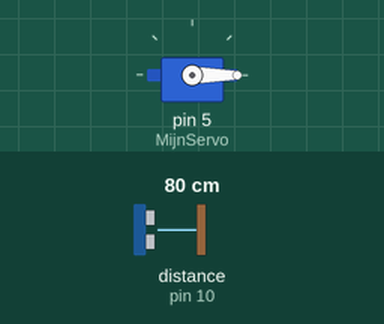
Simulated run of this sketch. Board: Arduino Uno, built with avr-gcc and run on an emulated ATmega328P. Parts: servo. Wiring (inferred from the names in the program): ultrasonic range finder: trigger pin 9; echo pin 10. The inputs (shaded band) are chosen by the test bench; at power-on: distance to the obstacle (sensor on pin 10) 80 cm. The echo pulse lasts 58.3 µs per cm.

Above: at 1.2 s.
1.3 s: distance to the obstacle (sensor on pin 10) set to 2 cm
At 1.6 s:
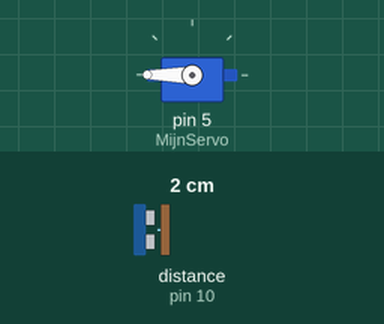
2.8 s: distance to the obstacle (sensor on pin 10) set to 9 cm
At 4.0 s:
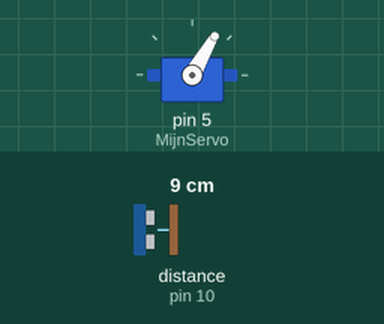
4.3 s: distance to the obstacle (sensor on pin 10) set to 4 cm
At 5.1 s:
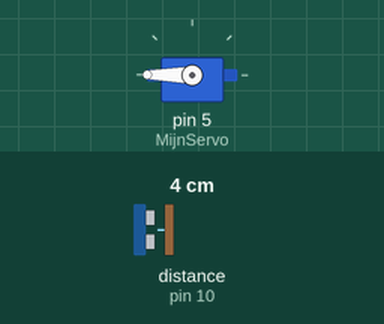
5.8 s: distance to the obstacle (sensor on pin 10) set to 18 cm
At 6.3 s:
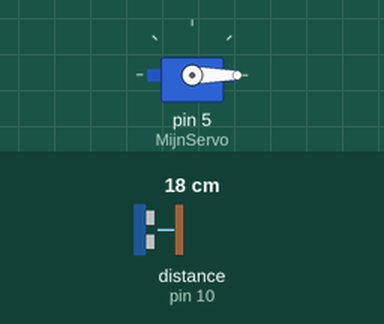
7.3 s: distance to the obstacle (sensor on pin 10) set to 7 cm
At 8.6 s:
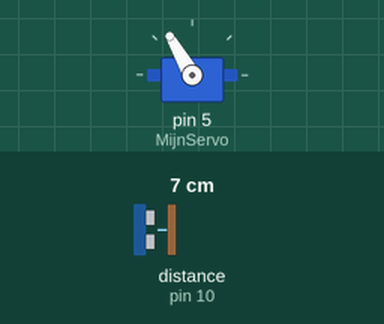
Timing chart, 0 to 9.8 s (numbered marks = the images above; inputs shaded):
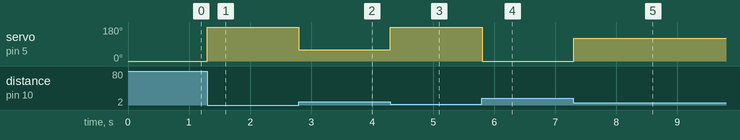

Measured:
- after the input at 1.3 s, servo on pin 5 (MijnServo): 0° → 180° at once
- after the input at 2.8 s, servo on pin 5 (MijnServo): 180° → 60° at once
- after the input at 4.3 s, servo on pin 5 (MijnServo): 60° → 180° at once
- after the input at 5.8 s, servo on pin 5 (MijnServo): 180° → 0° at once
- after the input at 7.3 s, servo on pin 5 (MijnServo): 0° → 120° at once

The sketch:

arduino-code.ino
```cpp
// Het toevoegen van de Servo library.
#include <Servo.h>
// Het aanmaken van een Servo object.
Servo MijnServo;
// Dit zijn de variabelen voor de trigger en echo pin. Beide worden gebruikt door de ultrasoon sensor.
// @author https://projecthub.arduino.cc/Isaac100/getting-started-with-the-hc-sr04-ultrasonic-sensor-7cabe1
const int trigPin = 9;
const int echoPin = 10;

// Deze functie wordt één keer uitgevoerd bij het opstarten van de Arduino.
void setup(){
  // Koppel de servomotor aan pin 5.
  MijnServo.attach(5);
  // Zet de motor in de beginpositie.
  MijnServo.write(0);
  // Zet de trigger pin en echo pin in de juiste modus.
  // trigger geeft een signaal en echo ontvangt het signaal.
  pinMode(trigPin, OUTPUT);
  pinMode(echoPin, INPUT);
}

// Dit wordt constant uitgevoerd.
void loop(){
  // Roep pingSensor functie aan en sla de waarde op in afstand.
  float afstand = pingSensor();
  // Stuur deze waarde naar de draaiServo functie.
  draaiServo(afstand);
}

// Ping sensor functie
// @return float cm = De afstand in centimeters die de ping sensor meet.
float pingSensor() {
  // Maak een variabele voor de duur en cm.
  long tijdMs, cm;
  // Zet hem eerst op LOW, zodat de ping sensor klaar is voor een nieuwe ping.
  digitalWrite(trigPin, LOW);
  // Wacht even om zeker te zijn dat de ping sensor klaar is.
  delayMicroseconds(2);
  // Zet de ping sensor op HIGH, dit is het moment dat de ping wordt verstuurd.
  digitalWrite(trigPin, HIGH);
  // Wacht 5 microseconden om de ping te versturen.
  delayMicroseconds(5);
  // Zet de ping sensor weer op LOW, zodat hij klaar is voor het meten van de echo.
  digitalWrite(trigPin, LOW);

  // pulseIn wacht tot de ping sensor een HIGH signaal ontvangt en meet de tijd dat dit signaal aan staat.
  tijdMs = pulseIn(echoPin, HIGH);
  // Zet de tijd om naar centimeters met een berekenfunctie.
  cm = msToCm(tijdMs);
  // Geef de waarde van cm terug.
  return cm;
}

// Functie om microseconden om te zetten naar centimeters.
// @param1 microseconds = De tijd in microseconden die de ping sensor meet.
// @return long = De afstand in centimeters.
long msToCm(long microseconds) {
  // Geef de waarde terug in centimeters.
  // De berekening is gebaseerd op de snelheid van geluid,
  // die ongeveer 343 meter per seconde is, of 29 microseconden per centimeter.
  // Delen door 2 om de heen- en terugreis van de ping te compenseren.
  return microseconds / 29 / 2;
}

// Functie om de servo te draaien.
// @param1 cm = De afstand in centimeters die de ping sensor meet.
void draaiServo(float cm) {
  // Controleer of de afstand binnen het bereik van 4 tot 10 cm ligt.
  if (cm >= 4 && cm <= 10) {
    // Map de afstand naar een rotatie tussen 0 en 180 graden.
    // Dit werd gebruikt in het lesmateriaal.
    int rotatie = map(cm, 10, 4, 0, 180);
    // Zet de servo naar de berekende hoek.
    MijnServo.write(rotatie);
  }
  // Als de afstand kleiner is dan 4 cm, draai de servo naar 180 graden.
  else if (cm < 4) {
  	MijnServo.write(180);
  }
  // Als de afstand groter is dan 10 cm, draai de servo naar 0 graden.
  else {
    MijnServo.write(0);
  }
}
```
